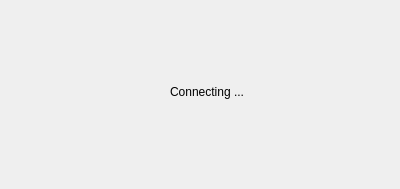
<?xml version="1.0" encoding="UTF-8"?>
<ui version="4.0">
 <class>StatusWidget</class>
 <widget class="QWidget" name="StatusWidget">
  <property name="geometry">
   <rect>
    <x>0</x>
    <y>0</y>
    <width>400</width>
    <height>189</height>
   </rect>
  </property>
  <property name="windowTitle">
   <string>Form</string>
  </property>
  <layout class="QVBoxLayout" name="verticalLayout">
   <item>
    <layout class="QHBoxLayout" name="horizontalLayout">
     <item>
      <spacer name="horizontalSpacer">
       <property name="orientation">
        <enum>Qt::Horizontal</enum>
       </property>
       <property name="sizeHint" stdset="0">
        <size>
         <width>40</width>
         <height>20</height>
        </size>
       </property>
      </spacer>
     </item>
     <item>
      <widget class="QLabel" name="statusIcon">
       <property name="pixmap">
        <pixmap resource="../resources.qrc">:/icons/loading.png</pixmap>
       </property>
      </widget>
     </item>
     <item>
      <widget class="QLabel" name="statusLabel">
       <property name="text">
        <string>Connecting ...</string>
       </property>
      </widget>
     </item>
     <item>
      <spacer name="horizontalSpacer_2">
       <property name="orientation">
        <enum>Qt::Horizontal</enum>
       </property>
       <property name="sizeHint" stdset="0">
        <size>
         <width>40</width>
         <height>20</height>
        </size>
       </property>
      </spacer>
     </item>
    </layout>
   </item>
   <item>
    <layout class="QHBoxLayout" name="logArea">
     <property name="spacing">
      <number>0</number>
     </property>
    </layout>
   </item>
   <item>
    <layout class="QHBoxLayout" name="childArea"/>
   </item>
   <item>
    <widget class="QDialogButtonBox" name="buttonBox">
     <property name="standardButtons">
      <set>QDialogButtonBox::NoButton</set>
     </property>
     <property name="centerButtons">
      <bool>true</bool>
     </property>
    </widget>
   </item>
  </layout>
 </widget>
 <resources>
  <include location="../resources.qrc"/>
 </resources>
 <connections/>
</ui>
